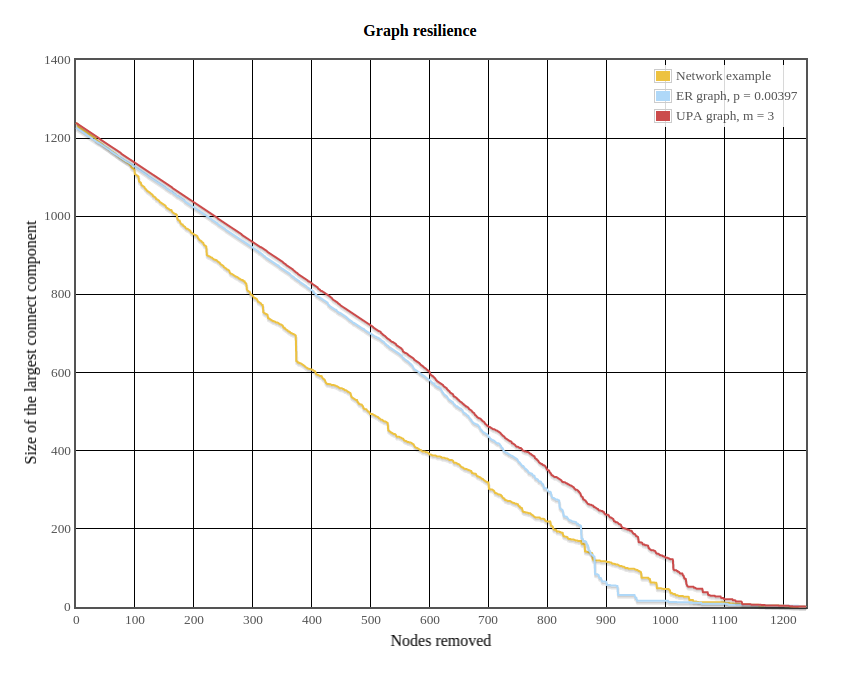

The Python source for this figure:
"""
Provided code for Application portion of Module 2
"""

# general imports
import urllib2
import random
import time
import math
import poc_queue

# CodeSkulptor import
import simpleplot
import codeskulptor
codeskulptor.set_timeout(600)

# Desktop imports
#import matplotlib.pyplot as plt


############################################
# Provided code

def copy_graph(graph):
    """
    Make a copy of a graph
    """
    new_graph = {}
    for node in graph:
        new_graph[node] = set(graph[node])
    return new_graph

def delete_node(ugraph, node):
    """
    Delete a node from an undirected graph
    """
    neighbors = ugraph[node]
    ugraph.pop(node)
    for neighbor in neighbors:
        ugraph[neighbor].remove(node)
    
def targeted_order(ugraph):
    """
    Compute a targeted attack order consisting
    of nodes of maximal degree
    
    Returns:
    A list of nodes
    """
    # copy the graph
    new_graph = copy_graph(ugraph)
    
    order = []    
    while len(new_graph) > 0:
        max_degree = -1
        for node in new_graph:
            if len(new_graph[node]) > max_degree:
                max_degree = len(new_graph[node])
                max_degree_node = node
        
        neighbors = new_graph[max_degree_node]
        new_graph.pop(max_degree_node)
        for neighbor in neighbors:
            new_graph[neighbor].remove(max_degree_node)

        order.append(max_degree_node)
    return order
    


##########################################################
# Code for loading computer network graph

NETWORK_URL = "http://storage.googleapis.com/codeskulptor-alg/alg_rf7.txt"


def load_graph(graph_url):
    """
    Function that loads a graph given the URL
    for a text representation of the graph
    
    Returns a dictionary that models a graph
    """
    graph_file = urllib2.urlopen(graph_url)
    graph_text = graph_file.read()
    graph_lines = graph_text.split('\n')
    graph_lines = graph_lines[ : -1]
    
    print "Loaded graph with", len(graph_lines), "nodes"
    
    answer_graph = {}
    for line in graph_lines:
        neighbors = line.split(' ')
        node = int(neighbors[0])
        answer_graph[node] = set([])
        for neighbor in neighbors[1 : -1]:
            answer_graph[node].add(int(neighbor))

    return answer_graph

class UPATrial:
    """
    Simple class to encapsulate optimizated trials for the UPA algorithm
    
    Maintains a list of node numbers with multiple instance of each number.
    The number of instances of each node number are
    in the same proportion as the desired probabilities
    
    Uses random.choice() to select a node number from this list for each trial.
    """

    def __init__(self, num_nodes):
        """
        Initialize a UPATrial object corresponding to a 
        complete graph with num_nodes nodes
        
        Note the initial list of node numbers has num_nodes copies of
        each node number
        """
        self._num_nodes = num_nodes
        self._node_numbers = [node for node in range(num_nodes) for dummy_idx in range(num_nodes)]
        #print self._node_numbers


    def run_trial(self, num_nodes):
        """
        Conduct num_nodes trials using by applying random.choice()
        to the list of node numbers
        
        Updates the list of node numbers so that each node number
        appears in correct ratio
        
        Returns:
        Set of nodes
        """
        
        # compute the neighbors for the newly-created node
        new_node_neighbors = set()
        for _ in range(num_nodes):
            new_node_neighbors.add(random.choice(self._node_numbers))
        
        # update the list of node numbers so that each node number 
        # appears in the correct ratio
        self._node_numbers.append(self._num_nodes)
        for dummy_idx in range(len(new_node_neighbors)):
            self._node_numbers.append(self._num_nodes)
        self._node_numbers.extend(list(new_node_neighbors))
        
        #update the number of nodes
        self._num_nodes += 1
        return new_node_neighbors

def make_complete_graph(num_nodes):
    """returns a complete graph"""
    graph = {}
    edges = set(range(num_nodes))
    for node in xrange(num_nodes):
        graph[node] = edges.difference(set([node]))
    return graph

def make_ER_graph(num_nodes, p):
    """returns a ER undirected graph"""
    graph = {}
    #edges = set(range(num_nodes))
    for node in xrange(num_nodes):
        graph[node] = set([])
    for node1 in xrange(num_nodes - 1):
        for node2 in xrange(node1 + 1 , num_nodes):
            if random.random() < p:
                graph[node1].add(node2)
                graph[node2].add(node1)
    return graph


    
def create_UPA_graph(n, m):
    graph = make_complete_graph(m)
    upa = UPATrial(m)
    for node in xrange(m, n):
        graph[node] = set([])
    for node in xrange(m, n):
        for snode in upa.run_trial(m):
            graph[node].add(snode)
            graph[snode].add(node)
    return graph

def average_out_degree(graph):
    sum = 0
    n = 0.0
    for node in graph:
        n += 1.0
        sum += len(graph[node])
    return sum / n 

def edges(graph):
    return sum(map(len, graph.values())) / 2

def random_order(graph):
    nodes = graph.keys()
    #print nodes
    random.shuffle(nodes)
    print nodes
    return nodes

def bfs_visited(ugraph, start_node):
    """Takes the undirected graph ugraph and 
    the node start_node and returns the set 
    consisting of all nodes that are visited 
    by a breadth-first search that starts at start_node"""
    queue =  poc_queue.Queue()
    visited = set([start_node])
    queue.enqueue(start_node)
    while queue:
        current_node = queue.dequeue()
        for neighbor in ugraph[current_node]:
            if not neighbor in visited:
                visited.add(neighbor)
                queue.enqueue(neighbor)
    return visited

def cc_visited(ugraph):
    """Takes the undirected graph ugraph and returns
    a list of sets, where each set consists of
    all the nodes (and nothing else) in
    a connected component, and there is
    exactly one set in the list for
    each connected component in ugraph and nothing else"""
    remaining_nodes = set(ugraph.keys())
    cc_vis = []
    while remaining_nodes:
        node = remaining_nodes.pop()
        visited = bfs_visited(ugraph, node)
        cc_vis.append(visited)
        remaining_nodes.difference_update(visited)
    return cc_vis

def largest_cc_size(ugraph):
    """ Takes the undirected graph ugraph and returns
    the size (an integer) of the largest connected
    component in ugraph"""
    cc_vis = cc_visited(ugraph)
    if cc_vis:
        return max(map(len, cc_vis))
    else:
        return 0

def compute_resilience(ugraph, attack_order):
    """ Takes the undirected graph ugraph,
    a list of nodes attack_order and iterates
    through the nodes in attack_order.
    For each node in the list, the function
    removes the given node and its edges
    from the graph and then computes the size
    of the largest connected component for
    the resulting graph """
    graph = copy_graph(ugraph)
    resilience = [largest_cc_size(graph)]
    for attack_node in attack_order:
        #print attack_node
        delete_node(graph, attack_node)
        current_resilience = largest_cc_size(graph)
        resilience.append(current_resilience)
        #print current_resilience
    return resilience



network = load_graph(NETWORK_URL)
network_size = len(network.keys())
print network_size, average_out_degree(network), edges(network)
p = (2.0 * edges(network)) / (network_size * (network_size - 1))
print p
p = 0.00397
er_graph = make_ER_graph(network_size, p)
#print er_graph
print len(er_graph.keys()), edges(er_graph)

#print er_graph[1262]
upa_graph = create_UPA_graph(network_size, 3)
print len(upa_graph.keys()), edges(upa_graph)
#print network
attack_order = random_order(network)
#print attack_order
print "Network"
resilience_network = compute_resilience(network, attack_order)
print "ER"
attack_order = random_order(er_graph)
resilience_er = compute_resilience(er_graph, attack_order)
print "UPA"
attack_order = random_order(upa_graph)
resilience_upa = compute_resilience(upa_graph, attack_order)
plot_network = [[idx, resilience_network[idx]] for idx in range(len(resilience_network))]
plot_er =  [[idx, resilience_er[idx]] for idx in range(len(resilience_er))]
plot_upa =  [[idx, resilience_upa[idx]] for idx in range(len(resilience_upa))]
simpleplot.plot_lines("Graph resilience", 800, 600,
            "Nodes removed", "Size of the largest connect component", [plot_network, plot_er, plot_upa], 
            False, ["Network example", "ER graph, p = 0.00397", "UPA graph, m = 3"])
    
